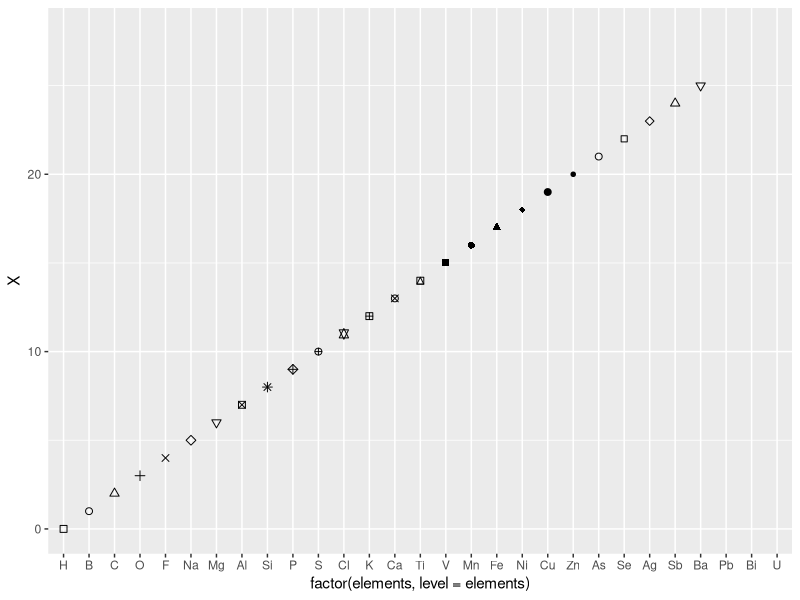
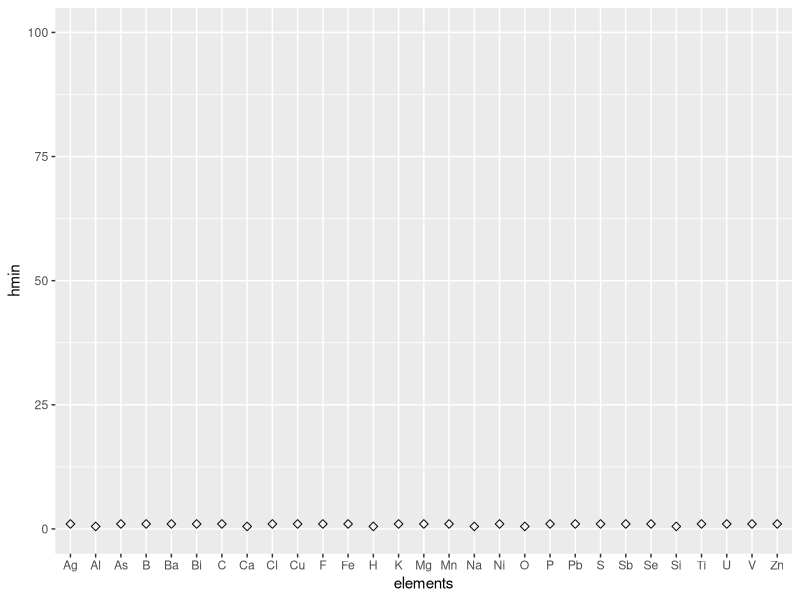
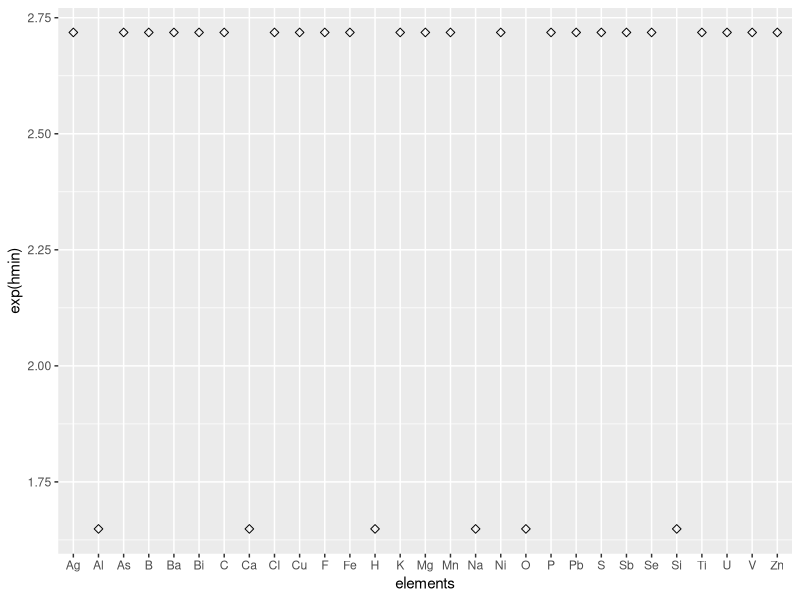
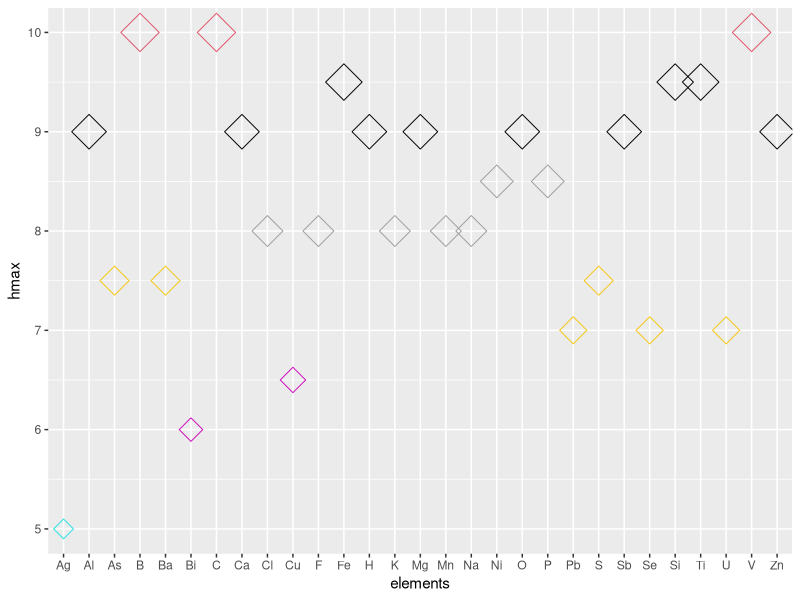

The R script that drew these images, in order:
## ---- chunk 1
#| code-fold: true
#| code-summary: "Code"
#| output: false
library(tidyverse)
# result <- read.csv(file = 'total_elements_mindat.csv')
# df_72 <- read.csv(file = 'hardness.csv')
df_30 <- read.csv(file = 'hardness_30.csv')
## ---- chunk 2
head(df_30)
# ggplot(df_30, aes(x=elements, y=X)) +
ggplot(df_30, aes(x=factor(elements, level=elements), y=X)) +
  geom_point(size=2, shape=as.integer(df_30$X))
## ---- chunk 3
ggplot(df_30, aes(x=elements, y=hmin)) +
  ylim(0, 100) +
  geom_point(size=2, shape=23)
## ---- chunk 4
ggplot(df_30, aes(x=elements, y=exp(hmin))) +
  geom_point(size=2, shape=23)
  #scale_y_continuous(trans='log2')

## ---- chunk 5
ggplot(df_30, aes(x=elements, y=hmax)) +
  geom_point(size=df_30$hmax, shape=23, colour = factor(as.integer(df_30$hmax)))
